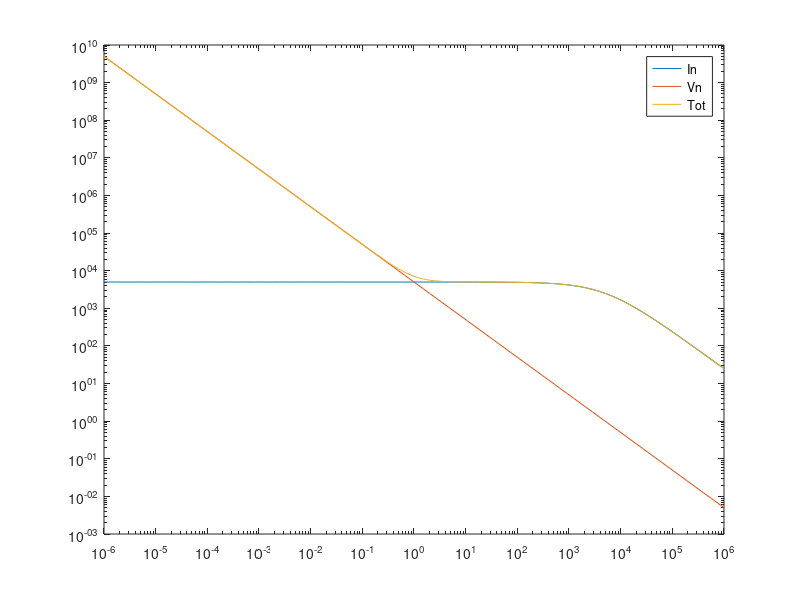
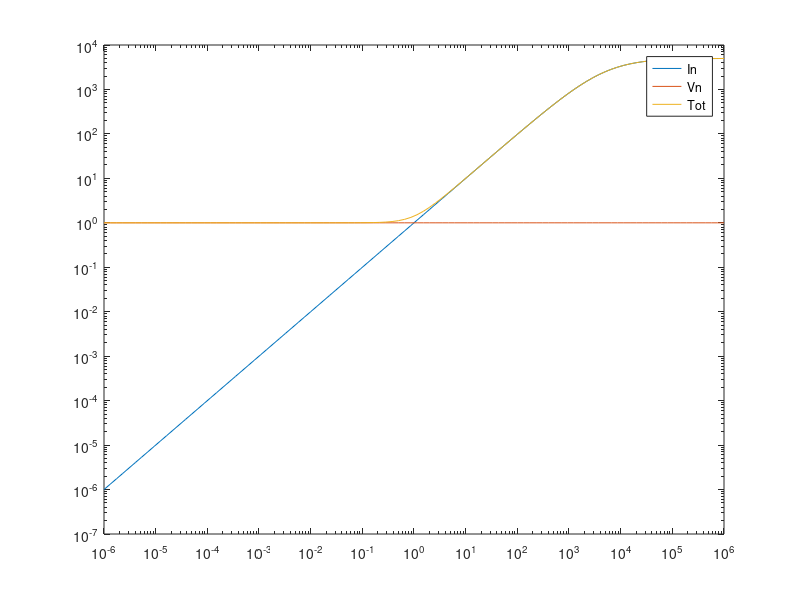

The MATLAB source for these figures, in order:
Inoise = 1;
Vnoise = 1;
R1 = logspace(-6,6,100);
Rf = 5000;
G = Rf./R1;
Reff = R1.*Rf./(R1+Rf);
VInOut = G.*(Inoise.*Reff);
VVnOut = G.*Vnoise;
VOutNoiseTot = sqrt(VInOut.^2+VVnOut.^2);
VInin = (Inoise.*Reff);
VVnin = (Vnoise.*G)./G;
VinNoiseTot = sqrt(VInin.^2+VVnin.^2);
loglog(R1,VInOut)
hold on
loglog(R1,VVnOut)
loglog(R1,VOutNoiseTot)
legend('In','Vn','Tot')
hold off
h=figure;
loglog(R1,VInin)
hold on
loglog(R1,VVnin)
loglog(R1,VinNoiseTot)
legend('In','Vn','Tot')
hold off